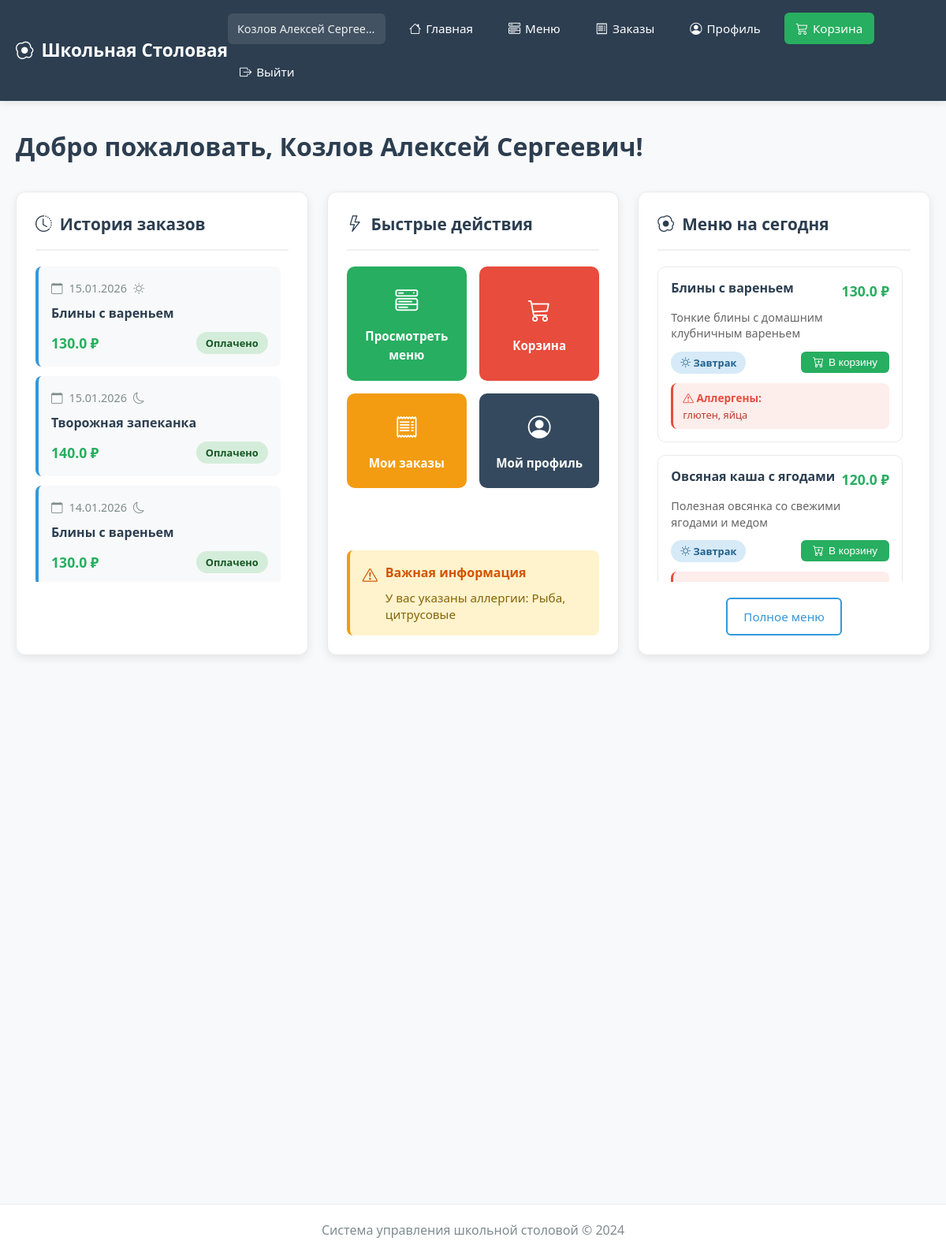
The page /user/dashboard (signed in) on the database as committed earlier.
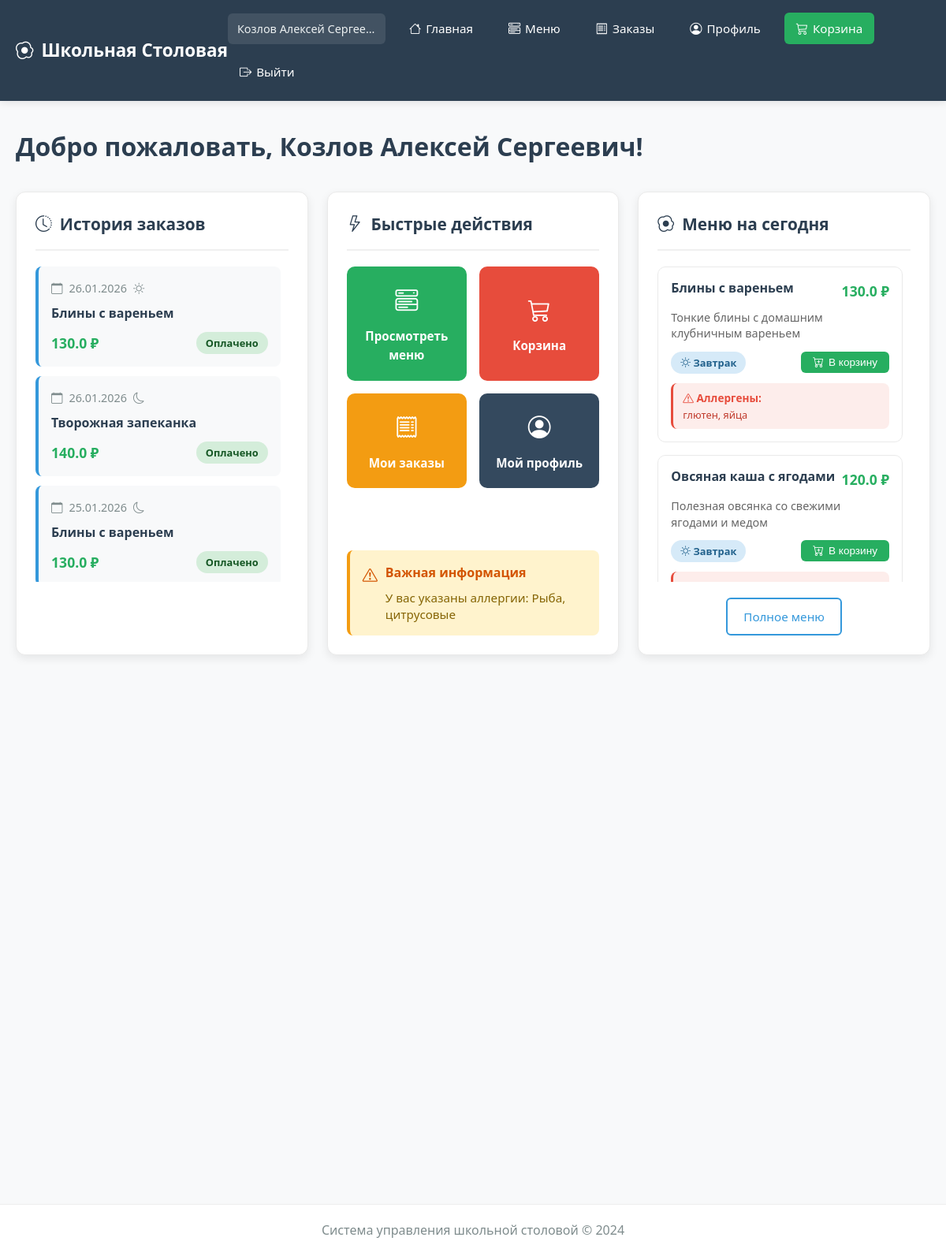
The same page on the database as committed later.
### modules/core/models.py (models this page shows, shortened)
class Order(db.Model):
    __tablename__ = 'orders'
    id = db.Column(db.Integer, primary_key=True)
    user_id = db.Column(db.Integer, db.ForeignKey('users.id'), nullable=False)
    menu_item_id = db.Column(db.Integer, db.ForeignKey('menu_items.id'), nullable=False)
    subscription_id = db.Column(db.Integer, db.ForeignKey('subscriptions.id'), nullable=True)
    order_date = db.Column(db.Date, default=datetime.utcnow().date, nullable=False)
    meal_time = db.Column(db.String(20), nullable=False)  # 'breakfast', 'lunch'
    quantity = db.Column(db.Integer, default=1)
    status = db.Column(db.String(20), default='ordered')  # 'ordered', 'preparing', 'ready', 'received', 'cancelled'
    payment_type = db.Column(db.String(20))  # 'single', 'subscription'
    payment_status = db.Column(db.String(20), default='pending')  # 'pending', 'paid', 'failed', 'refunded'
    special_requests = db.Column(db.Text)
    created_at = db.Column(db.DateTime, default=datetime.utcnow)
    user = db.relationship('User', backref='orders')
    menu_item = db.relationship('MenuItem', backref='orders')
    subscription = db.relationship('Subscription', backref='orders')
    @property
    def total_price(self):
        return self.menu_item.price * self.quantity

class MenuItem(db.Model):
    __tablename__ = 'menu_items'
    id = db.Column(db.Integer, primary_key=True)
    name = db.Column(db.String(100), nullable=False)
    description = db.Column(db.Text)
    price = db.Column(db.Float, nullable=False)
    category = db.Column(db.String(50))  # 'breakfast', 'lunch', 'snack'
    meal_type = db.Column(db.String(20))  # 'vegetarian', 'meat', 'fish', etc.
    allergens = db.Column(db.Text)  # JSON список аллергенов
    available = db.Column(db.Boolean, default=True)
    image_url = db.Column(db.String(255))
    created_at = db.Column(db.DateTime, default=datetime.utcnow)

### modules/user/routes.py (the view)
@user_bp.route('/dashboard')
@login_required
def dashboard():
    if current_user.role != 'student':
        flash('Доступ запрещен', 'danger')
        return redirect(url_for('index'))
    from modules.core.models import MenuItem, Order, Subscription
    from datetime import datetime, date
    today_orders = Order.query.filter_by(
        user_id=current_user.id,
        order_date=date.today()
    ).order_by(Order.created_at.desc()).all()
    all_orders = Order.query.filter_by(
        user_id=current_user.id
    ).order_by(Order.order_date.desc(), Order.created_at.desc()).limit(10).all()
    today_menu_items = MenuItem.query.filter_by(
        available=True
    ).order_by(MenuItem.category, MenuItem.name).all()
    orders_count = Order.query.filter_by(user_id=current_user.id).count()
    today_orders_count = len(today_orders)
    user_balance = 0  # Здесь нужно получить реальный баланс
    subscription_count = Subscription.query.filter_by(
        user_id=current_user.id,
        is_active=True
    ).count()
    return render_template('user/dashboard.html',
                           orders=all_orders,
                           today_orders=today_orders,
                           today_menu_items=today_menu_items,
                           orders_count=orders_count,
                           today_orders_count=today_orders_count,
                           user_balance=user_balance,
                           subscription_count=subscription_count,
                           today_date=date.today().strftime('%d.%m.%Y'))

### app.py (called while the page is built)
@login_manager.user_loader
def load_user(user_id):
    try:
        from modules.core.models import User
        return User.query.get(int(user_id))
    except Exception as e:
        print(f"{user_id}: {e}")
        return None

@app.context_processor
def inject_cart_count():
    return {'cart_count': get_cart_count()}

@app.context_processor
def inject_now():
    return {'now': datetime.utcnow()}

@app.context_processor
def inject_pending_requests():
    from modules.core.models import SupplyRequest
    try:
        if current_user.is_authenticated and current_user.role == 'admin':
            pending_count = SupplyRequest.query.filter_by(status='pending').count()
            return {'pending_requests_count': pending_count}
    except:
        pass
    return {'pending_requests_count': 0}

### modules/user/routes.py (called while the page is built)
def get_cart_count():
    cart = session.get('cart', {})
    total = sum(item.get('quantity', 0) for item in cart.values())
    return total

### templates/user/dashboard.html (shortened to what the changed rows need)
{% extends "base.html" %}
{% block content %}
<div class="dashboard-header" style="margin-bottom: 30px;">
    <h1 style="color: #2c3e50; font-size: 2rem; font-weight: 700; margin-bottom: 10px;">
        Добро пожаловать, {{ current_user.full_name }}!
    </h1>
</div>
<div class="dashboard-grid">
    <div class="dashboard-column">
        <div class="dashboard-card">
            <h2><i class="bi bi-clock-history"></i> История заказов</h2>
            {% if orders %}
                <div class="orders-history-scroll">
                    {% for order in orders[:5] %}
                    <div class="order-history-item">
                        <div class="order-date">
                            <i class="bi bi-calendar"></i> {{ order.order_date.strftime('%d.%m.%Y') }}
                            <i class="bi bi-{{ 'sun' if order.meal_time == 'breakfast' else 'moon' }}"></i>
                        </div>
                        <div class="order-item-name">{{ order.menu_item.name }}</div>
                        <div style="display: flex; justify-content: space-between; align-items: center; margin-top: 10px;">
                            <span class="order-price">
                                {{ order.total_price or (order.menu_item.price * order.quantity) }} ₽
                            </span>
                            <span class="order-status status-{{ order.payment_status }}">
                                {% if order.payment_status == 'paid' %}
                                    Оплачено
                                {% else %}
                                    Ожидает
                                {% endif %}
                            </span>
                        </div>
                    </div>
                    {% endfor %}
                </div>
            {% endif %}
        </div>
    </div>
    <div class="dashboard-column">
        <div class="dashboard-card">
            <h2><i class="bi bi-lightning"></i> Быстрые действия</h2>
        </div>
    </div>
    <div class="dashboard-column">
        <div class="dashboard-card">
            <h2><i class="bi bi-egg-fried"></i> Меню на сегодня</h2>
        </div>
    </div>
</div>
{% endblock %}

Rows that differ between the two databases and show on the page:
changed Order (number 1 of 3 on the later page): order_date "15.01.2026" → "26.01.2026"
changed Order "Творожная запеканка": order_date "15.01.2026" → "26.01.2026"
changed Order (number 3 of 3 on the later page): order_date "14.01.2026" → "25.01.2026"
